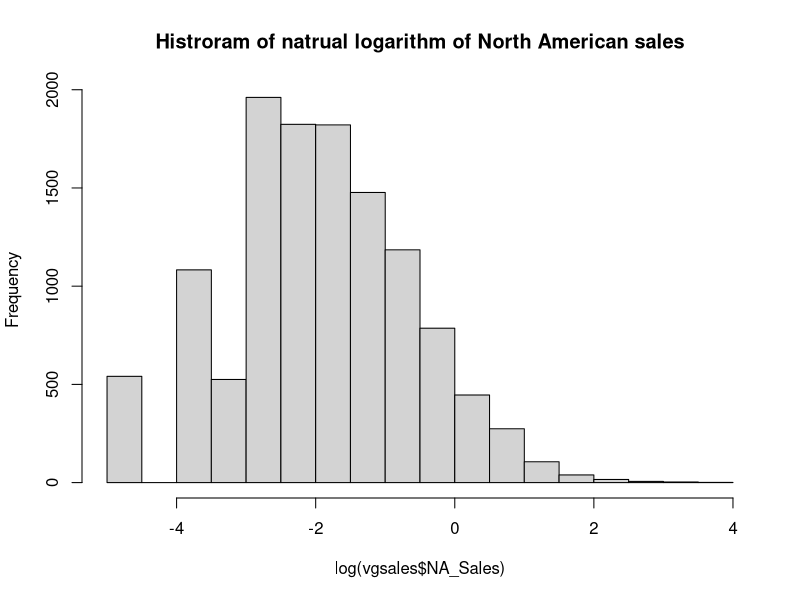
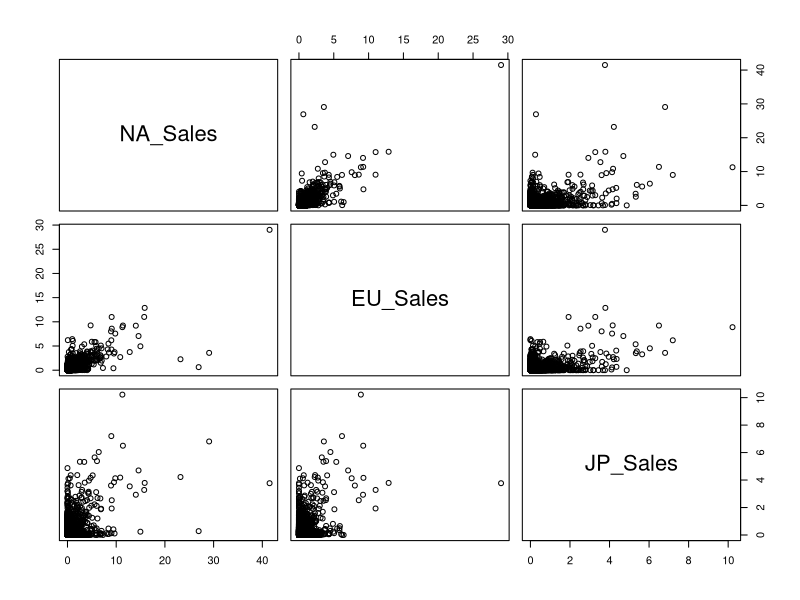

Write the R code that produced these figures, in order.
## ---- chunk 1
knitr::opts_chunk$set(echo = TRUE)
## ---- chunk 2
q1 <- matrix(c(4, 4, 1, 8, 7, 5, 8, 8, 5, 9, 8, 6), nrow = 6, ncol = 2, byrow = TRUE)
dist(q1)


## ---- chunk 3
vgsales <- read.csv(file = "vgsales.csv")


## ---- chunk 4
dim(vgsales)

table(vgsales$Genre)

## ---- chunk 5
summary(vgsales$NA_Sales)


## ---- chunk 6
var(vgsales$NA_Sales)

## ---- chunk 7
hist(log(vgsales$NA_Sales), main = "Histroram of natrual logarithm of North American sales")

## ---- chunk 8

pairs(vgsales [ ,5:7])

## ---- chunk 9

bp <- read.csv(file = "BP.csv")
bp$race <- as.factor(bp$race)

## ---- chunk 10
fit0 <- lm(bp ~ age + height + weight + race, data = bp)
summary(fit0)




## ---- chunk 11
newdat <- data.frame(age = 20, height = 70, weight = 160, race = as.factor(4))
predict(fit0, newdat)


## ---- chunk 12

fit1 <- lm(bp ~ age + height + weight + race + age:weight, data = bp)
summary(fit1)

## ---- chunk 13
fit2 <- lm(bp ~ . + log(age) + I(weight^2), data = bp)
summary(fit2)


